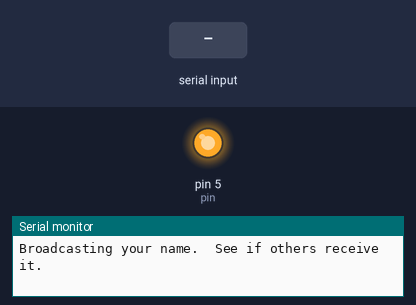
Bench run of a sketch on a simulated Arduino Uno, built with avr-gcc and run on an emulated ATmega328P. Shown: output pins drawn as LEDs (lit = HIGH), the last lines printed to the serial monitor. Inputs (shaded band) come from the test bench.

Above: at 0.07 s.
At 1.27 s:
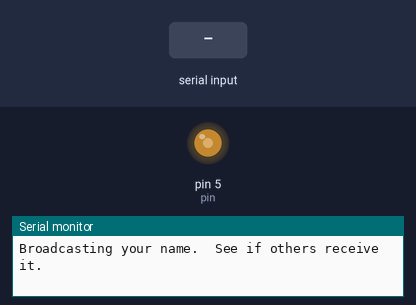
1.3 s: "1" received over the second serial link
At 4.54 s:
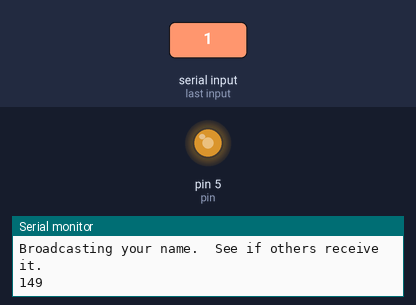
Timing chart, 0 to 13.3 s (numbered marks = the images above; inputs shaded):
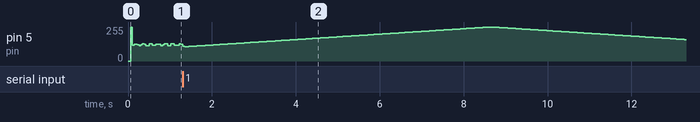

The sketch:

xbeeRecieve.ino
```cpp
/*
  Software serial multple serial test

 Receives from the hardware serial, sends to software serial.
 Receives from software serial, sends to hardware serial.

 The circuit:
 * RX is digital pin 2 (connect to TX of xbee)
 * TX is digital pin 3 (connect to RX of xbee)
*/
//  showing an LED breathing effect

int pin = 5;
int intensity = 0;
int meter = 3;
int brighter = true; // are we incrementing or decrementing


int num;

#include <SoftwareSerial.h>

SoftwareSerial Xbee(2, 3); // RX, TX


void breathe() {
  if (brighter)
    intensity++;
  else
    intensity--;

  if (intensity > 255) { // check upper bound
    intensity = 255;
    brighter = !brighter; // change direction
  }

  if (intensity < 0) { // check lower bound
    intensity = 0;
    brighter = !brighter; // change direction
  }

  analogWrite(pin, intensity);
  delay(meter);
}

void setup()
{
  // Open serial communications and wait for port to open:
  Serial.begin(9600);
  Serial.println("Broadcasting your name.  See if others receive it.");

  // set the data rate for the SoftwareSerial port
  Xbee.begin(9600);
  Xbee.println("Hello, world? This is YOURNAMEHERE");
}

void loop() // run over and over
{
 // if (mySerial.available())
   // Serial.write(mySerial.read());
 // if (Serial.available())
    //mySerial.write(Serial.read()) = num;
    //Serial.println(num);
  if (Xbee.available())
  {
    num = Xbee.read();
    Serial.write(num);
    Serial.println(num);
}

breathe();

meter = num;
}
```
